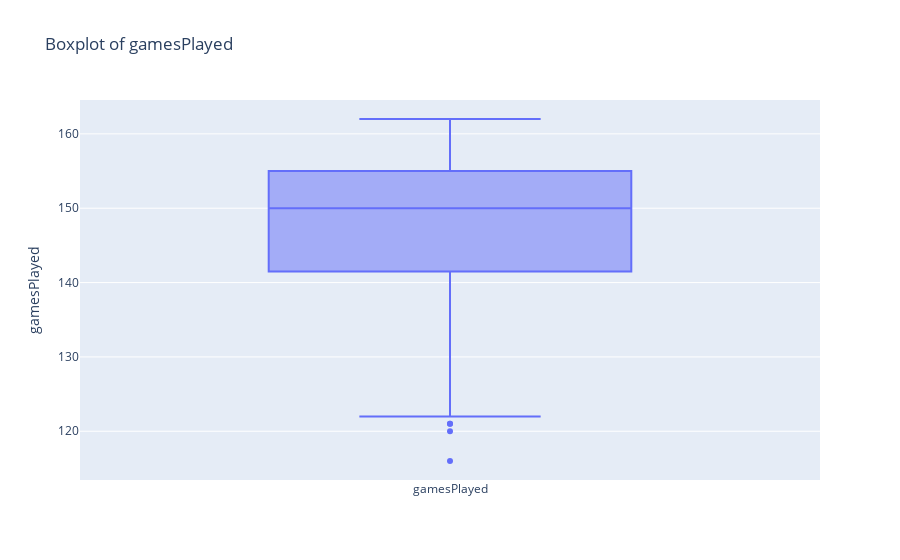
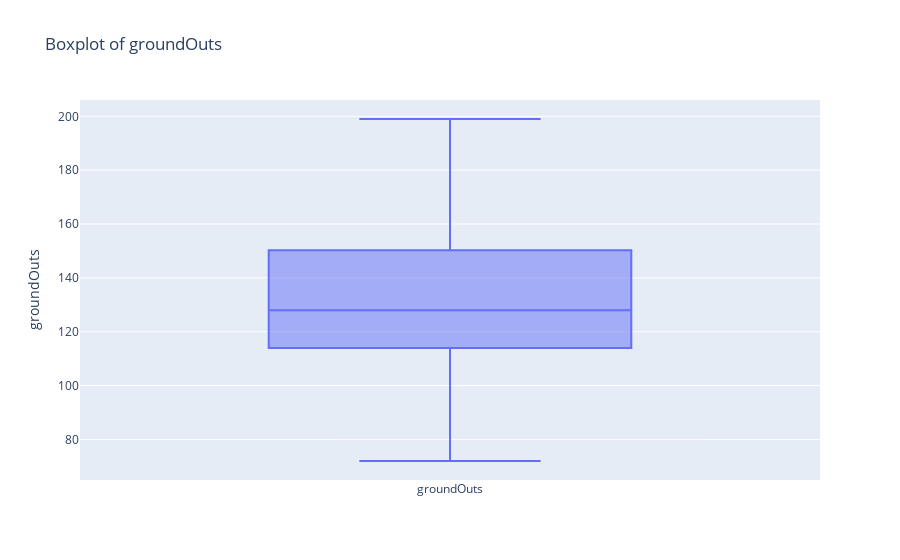
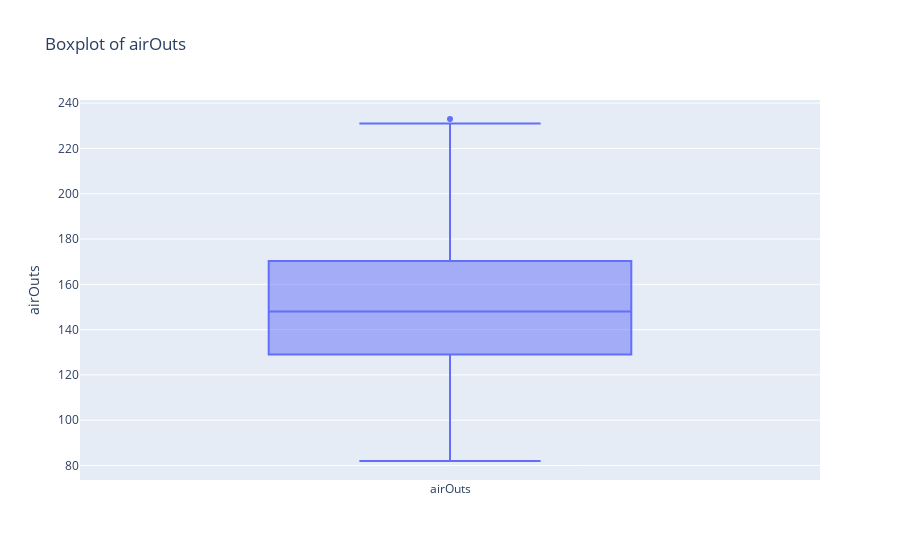
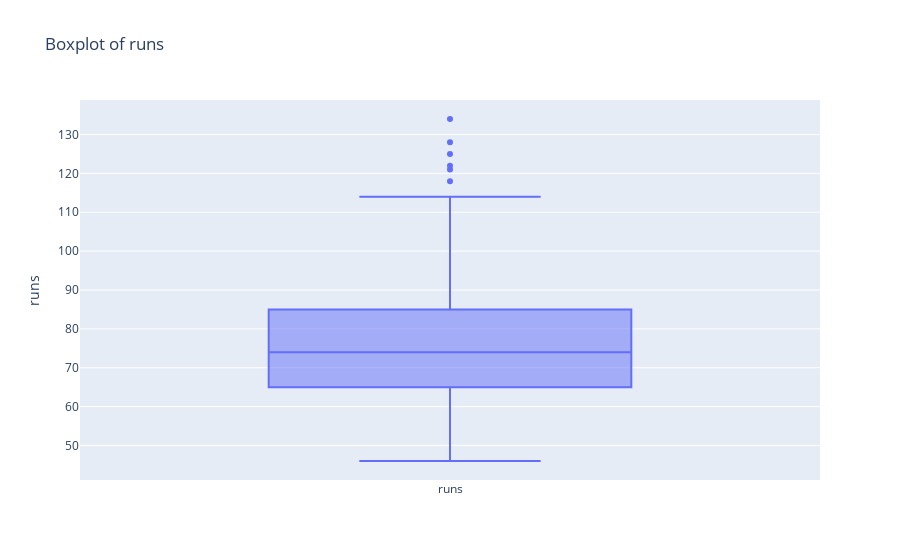

The notebook cell saved with these charts, in order:
### Code cell
import plotly.graph_objects as go

for col in numerical_cols:
    fig = go.Figure()
    fig.add_trace(go.Box(y=df[col], name=col, boxpoints='outliers'))
    fig.update_layout(title=f"Boxplot of {col}", yaxis_title=col)
    fig.show()

### Figure 1 — Plotly figure (JSON) as saved in the notebook; plotly's stock layout.template omitted (floating-point values rounded to 4 significant figures; data arrays with more than 128 entries replaced by an {"elided": "..."} marker saying what was removed)
{"data": [{"boxpoints": "outliers", "name": "gamesPlayed", "type": "box", "y": {"elided": "129 int values"}}], "layout": {"title": {"text": "Boxplot of gamesPlayed"}, "yaxis": {"title": {"text": "gamesPlayed"}}}}

### Figure 2 — Plotly figure (JSON) as saved in the notebook; plotly's stock layout.template omitted (floating-point values rounded to 4 significant figures; data arrays with more than 128 entries replaced by an {"elided": "..."} marker saying what was removed)
{"data": [{"boxpoints": "outliers", "name": "groundOuts", "type": "box", "y": {"elided": "129 int values"}}], "layout": {"title": {"text": "Boxplot of groundOuts"}, "yaxis": {"title": {"text": "groundOuts"}}}}

### Figure 3 — Plotly figure (JSON) as saved in the notebook; plotly's stock layout.template omitted (floating-point values rounded to 4 significant figures; data arrays with more than 128 entries replaced by an {"elided": "..."} marker saying what was removed)
{"data": [{"boxpoints": "outliers", "name": "airOuts", "type": "box", "y": {"elided": "129 int values"}}], "layout": {"title": {"text": "Boxplot of airOuts"}, "yaxis": {"title": {"text": "airOuts"}}}}

### Figure 4 — Plotly figure (JSON) as saved in the notebook; plotly's stock layout.template omitted (floating-point values rounded to 4 significant figures; data arrays with more than 128 entries replaced by an {"elided": "..."} marker saying what was removed)
{"data": [{"boxpoints": "outliers", "name": "runs", "type": "box", "y": {"elided": "129 int values"}}], "layout": {"title": {"text": "Boxplot of runs"}, "yaxis": {"title": {"text": "runs"}}}}
